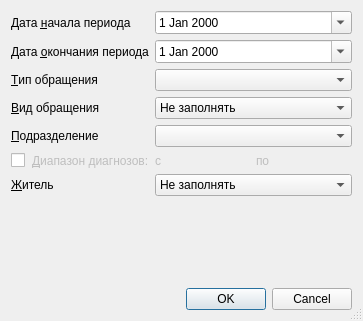
<?xml version="1.0" encoding="UTF-8"?>
<ui version="4.0">
 <class>ReportVisitsByClientTypeSetupDialog</class>
 <widget class="QDialog" name="ReportVisitsByClientTypeSetupDialog">
  <property name="windowModality">
   <enum>Qt::ApplicationModal</enum>
  </property>
  <property name="geometry">
   <rect>
    <x>0</x>
    <y>0</y>
    <width>363</width>
    <height>321</height>
   </rect>
  </property>
  <property name="windowTitle">
   <string>параметры отчёта</string>
  </property>
  <property name="sizeGripEnabled">
   <bool>true</bool>
  </property>
  <layout class="QGridLayout" name="gridLayout">
   <item row="6" column="0" colspan="2">
    <widget class="QLabel" name="lblCitizen">
     <property name="sizePolicy">
      <sizepolicy hsizetype="Minimum" vsizetype="Preferred">
       <horstretch>0</horstretch>
       <verstretch>0</verstretch>
      </sizepolicy>
     </property>
     <property name="text">
      <string>&amp;Житель</string>
     </property>
     <property name="buddy">
      <cstring>cmbOrgStructure</cstring>
     </property>
    </widget>
   </item>
   <item row="0" column="0" colspan="2">
    <widget class="QLabel" name="lblBegDate">
     <property name="sizePolicy">
      <sizepolicy hsizetype="Minimum" vsizetype="Preferred">
       <horstretch>0</horstretch>
       <verstretch>0</verstretch>
      </sizepolicy>
     </property>
     <property name="text">
      <string>Дата &amp;начала периода</string>
     </property>
     <property name="buddy">
      <cstring>edtBegDate</cstring>
     </property>
    </widget>
   </item>
   <item row="5" column="5">
    <widget class="QLabel" name="lblMKBTo">
     <property name="enabled">
      <bool>false</bool>
     </property>
     <property name="sizePolicy">
      <sizepolicy hsizetype="Minimum" vsizetype="Preferred">
       <horstretch>0</horstretch>
       <verstretch>0</verstretch>
      </sizepolicy>
     </property>
     <property name="text">
      <string>по</string>
     </property>
    </widget>
   </item>
   <item row="2" column="0" colspan="2">
    <widget class="QLabel" name="lblEventType">
     <property name="sizePolicy">
      <sizepolicy hsizetype="Minimum" vsizetype="Preferred">
       <horstretch>0</horstretch>
       <verstretch>0</verstretch>
      </sizepolicy>
     </property>
     <property name="text">
      <string>&amp;Тип обращения</string>
     </property>
     <property name="buddy">
      <cstring>cmbEventType</cstring>
     </property>
    </widget>
   </item>
   <item row="1" column="0" colspan="2">
    <widget class="QLabel" name="lblEndDate">
     <property name="sizePolicy">
      <sizepolicy hsizetype="Minimum" vsizetype="Preferred">
       <horstretch>0</horstretch>
       <verstretch>0</verstretch>
      </sizepolicy>
     </property>
     <property name="text">
      <string>Дата &amp;окончания периода</string>
     </property>
     <property name="buddy">
      <cstring>edtEndDate</cstring>
     </property>
    </widget>
   </item>
   <item row="5" column="3">
    <widget class="CICDCodeEditEx" name="cmbMKBFrom">
     <property name="enabled">
      <bool>false</bool>
     </property>
     <property name="sizePolicy">
      <sizepolicy hsizetype="Expanding" vsizetype="Preferred">
       <horstretch>0</horstretch>
       <verstretch>0</verstretch>
      </sizepolicy>
     </property>
    </widget>
   </item>
   <item row="5" column="1">
    <widget class="QLabel" name="lblMKBRange">
     <property name="enabled">
      <bool>false</bool>
     </property>
     <property name="sizePolicy">
      <sizepolicy hsizetype="Minimum" vsizetype="Preferred">
       <horstretch>0</horstretch>
       <verstretch>0</verstretch>
      </sizepolicy>
     </property>
     <property name="text">
      <string>&amp;Диапазон диагнозов:</string>
     </property>
     <property name="buddy">
      <cstring>cmbOrgStructure</cstring>
     </property>
    </widget>
   </item>
   <item row="5" column="2">
    <widget class="QLabel" name="lblMKBFrom">
     <property name="enabled">
      <bool>false</bool>
     </property>
     <property name="sizePolicy">
      <sizepolicy hsizetype="Minimum" vsizetype="Preferred">
       <horstretch>0</horstretch>
       <verstretch>0</verstretch>
      </sizepolicy>
     </property>
     <property name="text">
      <string>с</string>
     </property>
    </widget>
   </item>
   <item row="8" column="2" colspan="5">
    <widget class="QDialogButtonBox" name="buttonBox">
     <property name="orientation">
      <enum>Qt::Horizontal</enum>
     </property>
     <property name="standardButtons">
      <set>QDialogButtonBox::Cancel|QDialogButtonBox::Ok</set>
     </property>
    </widget>
   </item>
   <item row="0" column="2" colspan="5">
    <widget class="QDateEdit" name="edtBegDate">
     <property name="sizePolicy">
      <sizepolicy hsizetype="Preferred" vsizetype="Fixed">
       <horstretch>0</horstretch>
       <verstretch>0</verstretch>
      </sizepolicy>
     </property>
     <property name="calendarPopup">
      <bool>true</bool>
     </property>
    </widget>
   </item>
   <item row="3" column="2" colspan="5">
    <widget class="QComboBox" name="cmbIsPrimary">
     <item>
      <property name="text">
       <string>Не заполнять</string>
      </property>
     </item>
     <item>
      <property name="text">
       <string>Первичное</string>
      </property>
     </item>
     <item>
      <property name="text">
       <string>Повторное</string>
      </property>
     </item>
    </widget>
   </item>
   <item row="5" column="0">
    <widget class="QCheckBox" name="chbMKBFilter">
     <property name="text">
      <string/>
     </property>
    </widget>
   </item>
   <item row="7" column="4" colspan="2">
    <spacer name="vSpacer">
     <property name="orientation">
      <enum>Qt::Vertical</enum>
     </property>
     <property name="sizeHint" stdset="0">
      <size>
       <width>20</width>
       <height>40</height>
      </size>
     </property>
    </spacer>
   </item>
   <item row="4" column="0" colspan="2">
    <widget class="QLabel" name="lblOrgStructure">
     <property name="sizePolicy">
      <sizepolicy hsizetype="Minimum" vsizetype="Preferred">
       <horstretch>0</horstretch>
       <verstretch>0</verstretch>
      </sizepolicy>
     </property>
     <property name="text">
      <string>&amp;Подразделение</string>
     </property>
     <property name="buddy">
      <cstring>cmbOrgStructure</cstring>
     </property>
    </widget>
   </item>
   <item row="4" column="2" colspan="5">
    <widget class="COrgStructureComboBox" name="cmbOrgStructure"/>
   </item>
   <item row="3" column="0" colspan="2">
    <widget class="QLabel" name="lblPrimaryStatus">
     <property name="sizePolicy">
      <sizepolicy hsizetype="Minimum" vsizetype="Preferred">
       <horstretch>0</horstretch>
       <verstretch>0</verstretch>
      </sizepolicy>
     </property>
     <property name="text">
      <string>&amp;Вид обращения</string>
     </property>
     <property name="buddy">
      <cstring>cmbEventType</cstring>
     </property>
    </widget>
   </item>
   <item row="1" column="2" colspan="5">
    <widget class="QDateEdit" name="edtEndDate">
     <property name="sizePolicy">
      <sizepolicy hsizetype="MinimumExpanding" vsizetype="Fixed">
       <horstretch>0</horstretch>
       <verstretch>0</verstretch>
      </sizepolicy>
     </property>
     <property name="calendarPopup">
      <bool>true</bool>
     </property>
    </widget>
   </item>
   <item row="5" column="6">
    <widget class="CICDCodeEditEx" name="cmbMKBTo">
     <property name="enabled">
      <bool>false</bool>
     </property>
     <property name="sizePolicy">
      <sizepolicy hsizetype="Expanding" vsizetype="Preferred">
       <horstretch>0</horstretch>
       <verstretch>0</verstretch>
      </sizepolicy>
     </property>
    </widget>
   </item>
   <item row="2" column="2" colspan="5">
    <widget class="CRBComboBox" name="cmbEventType">
     <property name="sizePolicy">
      <sizepolicy hsizetype="Expanding" vsizetype="Fixed">
       <horstretch>0</horstretch>
       <verstretch>0</verstretch>
      </sizepolicy>
     </property>
    </widget>
   </item>
   <item row="6" column="2" colspan="5">
    <widget class="QComboBox" name="cmbCitizen">
     <item>
      <property name="text">
       <string>Не заполнять</string>
      </property>
     </item>
     <item>
      <property name="text">
       <string>Житель Санкт-Петербурга</string>
      </property>
     </item>
     <item>
      <property name="text">
       <string>Житель Лен. области</string>
      </property>
     </item>
     <item>
      <property name="text">
       <string>Иногородний житель</string>
      </property>
     </item>
     <item>
      <property name="text">
       <string>Иностранец</string>
      </property>
     </item>
     <item>
      <property name="text">
       <string>Сельский житель</string>
      </property>
     </item>
    </widget>
   </item>
  </layout>
 </widget>
 <customwidgets>
  <customwidget>
   <class>CRBComboBox</class>
   <extends>QComboBox</extends>
   <header>library/crbcombobox.h</header>
  </customwidget>
  <customwidget>
   <class>COrgStructureComboBox</class>
   <extends>QComboBox</extends>
   <header>Orgs/OrgStructComboBoxes.h</header>
  </customwidget>
  <customwidget>
   <class>CICDCodeEditEx</class>
   <extends>QFrame</extends>
   <header>library/ICDCodeEdit.h</header>
   <container>1</container>
  </customwidget>
 </customwidgets>
 <tabstops>
  <tabstop>edtBegDate</tabstop>
  <tabstop>edtEndDate</tabstop>
  <tabstop>cmbEventType</tabstop>
  <tabstop>cmbOrgStructure</tabstop>
 </tabstops>
 <resources/>
 <connections>
  <connection>
   <sender>buttonBox</sender>
   <signal>accepted()</signal>
   <receiver>ReportVisitsByClientTypeSetupDialog</receiver>
   <slot>accept()</slot>
   <hints>
    <hint type="sourcelabel">
     <x>288</x>
     <y>301</y>
    </hint>
    <hint type="destinationlabel">
     <x>102</x>
     <y>90</y>
    </hint>
   </hints>
  </connection>
  <connection>
   <sender>buttonBox</sender>
   <signal>rejected()</signal>
   <receiver>ReportVisitsByClientTypeSetupDialog</receiver>
   <slot>reject()</slot>
   <hints>
    <hint type="sourcelabel">
     <x>335</x>
     <y>293</y>
    </hint>
    <hint type="destinationlabel">
     <x>236</x>
     <y>76</y>
    </hint>
   </hints>
  </connection>
  <connection>
   <sender>chbMKBFilter</sender>
   <signal>toggled(bool)</signal>
   <receiver>lblMKBRange</receiver>
   <slot>setEnabled(bool)</slot>
   <hints>
    <hint type="sourcelabel">
     <x>22</x>
     <y>189</y>
    </hint>
    <hint type="destinationlabel">
     <x>86</x>
     <y>186</y>
    </hint>
   </hints>
  </connection>
  <connection>
   <sender>chbMKBFilter</sender>
   <signal>toggled(bool)</signal>
   <receiver>lblMKBFrom</receiver>
   <slot>setEnabled(bool)</slot>
   <hints>
    <hint type="sourcelabel">
     <x>21</x>
     <y>177</y>
    </hint>
    <hint type="destinationlabel">
     <x>164</x>
     <y>186</y>
    </hint>
   </hints>
  </connection>
  <connection>
   <sender>chbMKBFilter</sender>
   <signal>toggled(bool)</signal>
   <receiver>lblMKBTo</receiver>
   <slot>setEnabled(bool)</slot>
   <hints>
    <hint type="sourcelabel">
     <x>27</x>
     <y>183</y>
    </hint>
    <hint type="destinationlabel">
     <x>279</x>
     <y>182</y>
    </hint>
   </hints>
  </connection>
  <connection>
   <sender>chbMKBFilter</sender>
   <signal>toggled(bool)</signal>
   <receiver>cmbMKBFrom</receiver>
   <slot>setEnabled(bool)</slot>
   <hints>
    <hint type="sourcelabel">
     <x>23</x>
     <y>174</y>
    </hint>
    <hint type="destinationlabel">
     <x>220</x>
     <y>175</y>
    </hint>
   </hints>
  </connection>
  <connection>
   <sender>chbMKBFilter</sender>
   <signal>toggled(bool)</signal>
   <receiver>cmbMKBTo</receiver>
   <slot>setEnabled(bool)</slot>
   <hints>
    <hint type="sourcelabel">
     <x>27</x>
     <y>181</y>
    </hint>
    <hint type="destinationlabel">
     <x>314</x>
     <y>179</y>
    </hint>
   </hints>
  </connection>
 </connections>
</ui>
